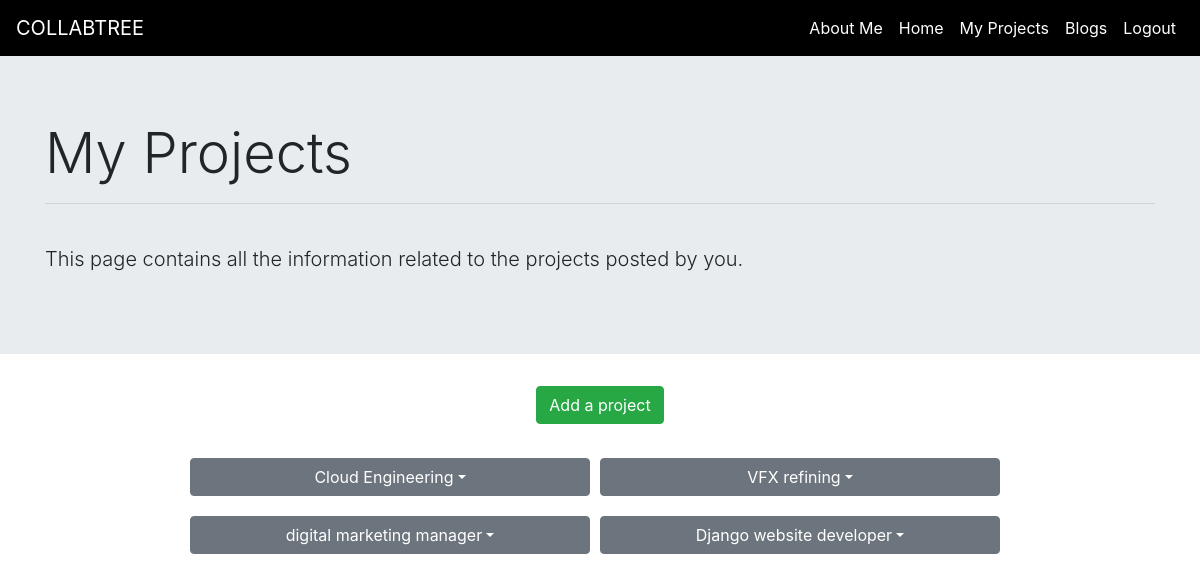
Screenshot of /my_projects (signed in) with the database file from the repository.
### backend/models.py (models this page shows, shortened)
class Project(models.Model):
    category = models.CharField(max_length=30, blank=True, null=True)
    status = models.CharField(max_length=100, blank=True)
    title = models.CharField(max_length=200,blank=True)
    description = models.TextField(max_length=400,blank=True)
    owner = models.ForeignKey(UserAttribs, on_delete = models.CASCADE, related_name="owner")
    duration = models.IntegerField(blank=True, null=True)
    assigned_user = models.ForeignKey(UserAttribs, on_delete = models.CASCADE, related_name="assigned_user", null=True, blank=True)
    stipend = models.IntegerField(blank=True, null=True)
    applied_users = models.ManyToManyField(UserAttribs,  null=True, blank=True)
    tags_requirement = TaggableManager()
    project_questions = models.OneToOneField(Project_Question,on_delete=models.CASCADE,null=True, blank=True)
    project_rating = models.FloatField(blank=True, default=0)
    review = models.TextField(blank=True)

### backend/views.py (the view)
# urls.py: path('my_projects',views.my_projects, name='my_projects'),
def my_projects(request, message=None):
    project_objects = Project.objects.all()
    project_list=[]
    for project in project_objects:
        if project.owner == UserAttribs.objects.get(user=request.user):
            applied_users = project.applied_users.all()
            project_list.append({'project':project,'applied_users':applied_users})
    return render(request, 'My Projects/myProjects.html' ,{'project_list': project_list})

### templates/My Projects/myProjects.html (shortened to what this page needs)
<html lang="en">
<head>
  <link rel="stylesheet" href="https://maxcdn.bootstrapcdn.com/bootstrap/4.0.0/css/bootstrap.min.css">
</head>
<body>
    <nav class="navbar navbar-expand-lg navbar-light navbar-custom" style="background-color: black;">
        <a class="navbar-brand navbar-color" style="color: white;" href="#">COLLABTREE</a>
        <div class="collapse navbar-collapse" style="background-color: black;" id="NavbarCollapsedContent">
          <ul class="navbar-nav ml-auto">
            <li class="nav-item">
              <a class="nav-link active" style="color: white;" href="{% url 'profile' %}">About Me</a>
            </li>
            <li class="nav-item">
              <a class="nav-link navbar-color" style="color: white;" href="{% url 'dashboard' %}">Home</a>
            </li>
            <li class="nav-item">
              <a class="nav-link navbar-color" style="color: white;" href="#">My Projects</a>
            </li>
            <li class="nav-item">
              <a class="nav-link navbar-color" style="color: white;" href="{% url 'blogs' %}">Blogs</a>
            </li>
            <li class="nav-item">
              <a class="nav-link navbar-color" style="color: white;" href="{% url 'logout' %}">Logout</a>
            </li>
          </ul>
        </div>
      </nav>
      <div class="jumbotron jumbotron-fluid">
        <div class="container">
          <h2 class="display-4">My Projects</h2>
          <hr>
            <br>
          <p class="lead">This page contains all the information related to the projects posted by you.</p>
        </div>
      </div>
      <button type="button" style="margin: 0 auto ;" class="btn btn-success"><a href="{% url 'project_form' %}">Add a project</a></button>
      <br>
      <section class="containerr">
      <div class="my-projects">
        {% for project in project_list %}
        <span class="dropdown">
            <span class="btn btn-secondary dropdown-toggle dropdown-btn" type="button" id="dropdownMenuButton1" data-bs-toggle="dropdown"  data-toggle="dropdown">{{project.project.title}}</span>
          </span>
        </div>
        {% endfor %}
    </section>
</body>
</html>

### templates/My Projects/myProjects.html (style rules this page uses)
button a { color: white; }
.btn-success { display:flex; align-items:center; justify-content:center; margin-top:100px; }
.dropdown-btn { width: 400px; margin: 10px; margin-left: 0; }
.dropdown { display:flex; }
.containerr { display:flex; flex-wrap:wrap; justify-content:center; }

### rows the page displays
Project: project "Cloud Engineering"
Project: project "VFX refining"
Project: project "digital marketing manager"
Project: project "Django website developer"
